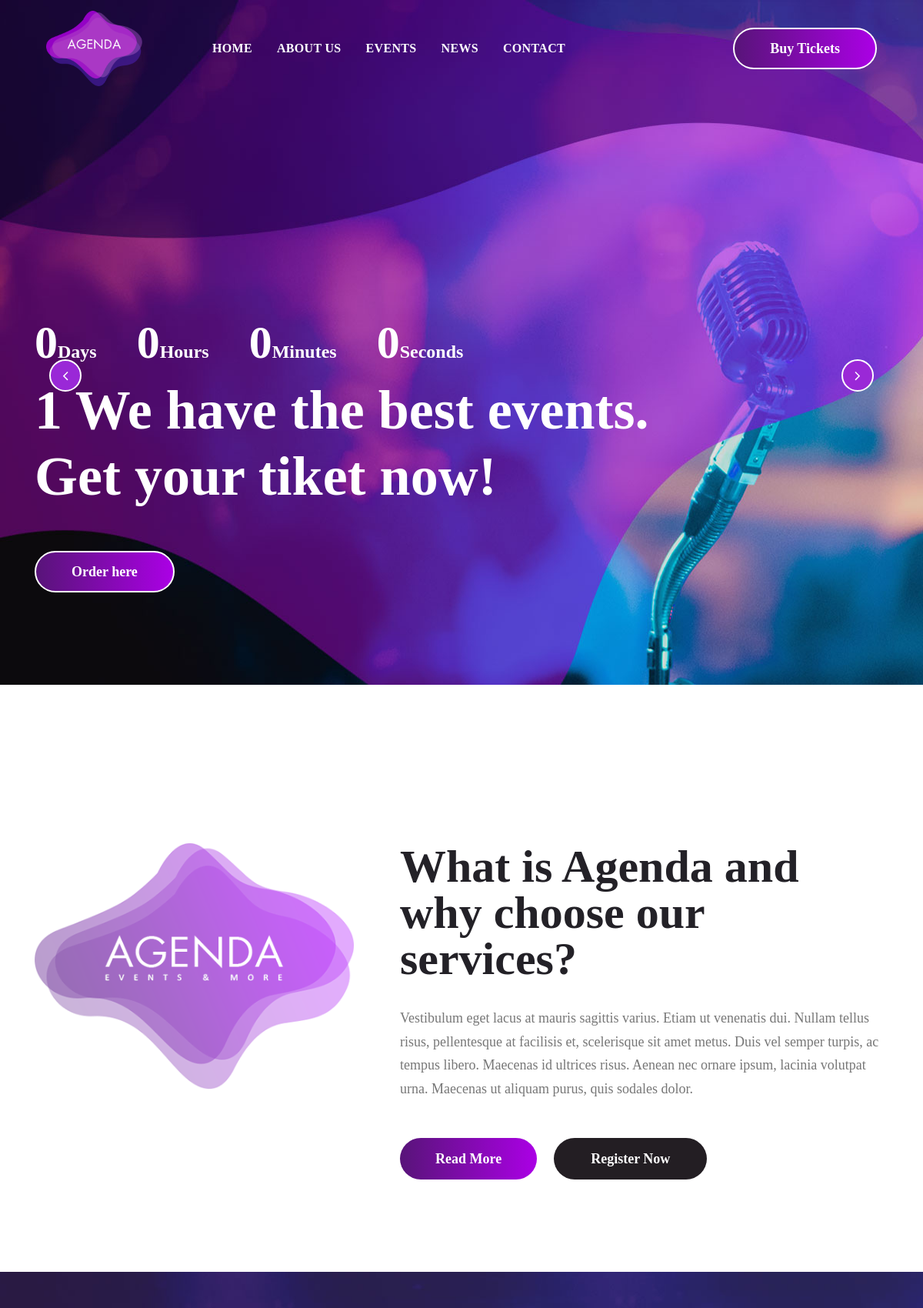
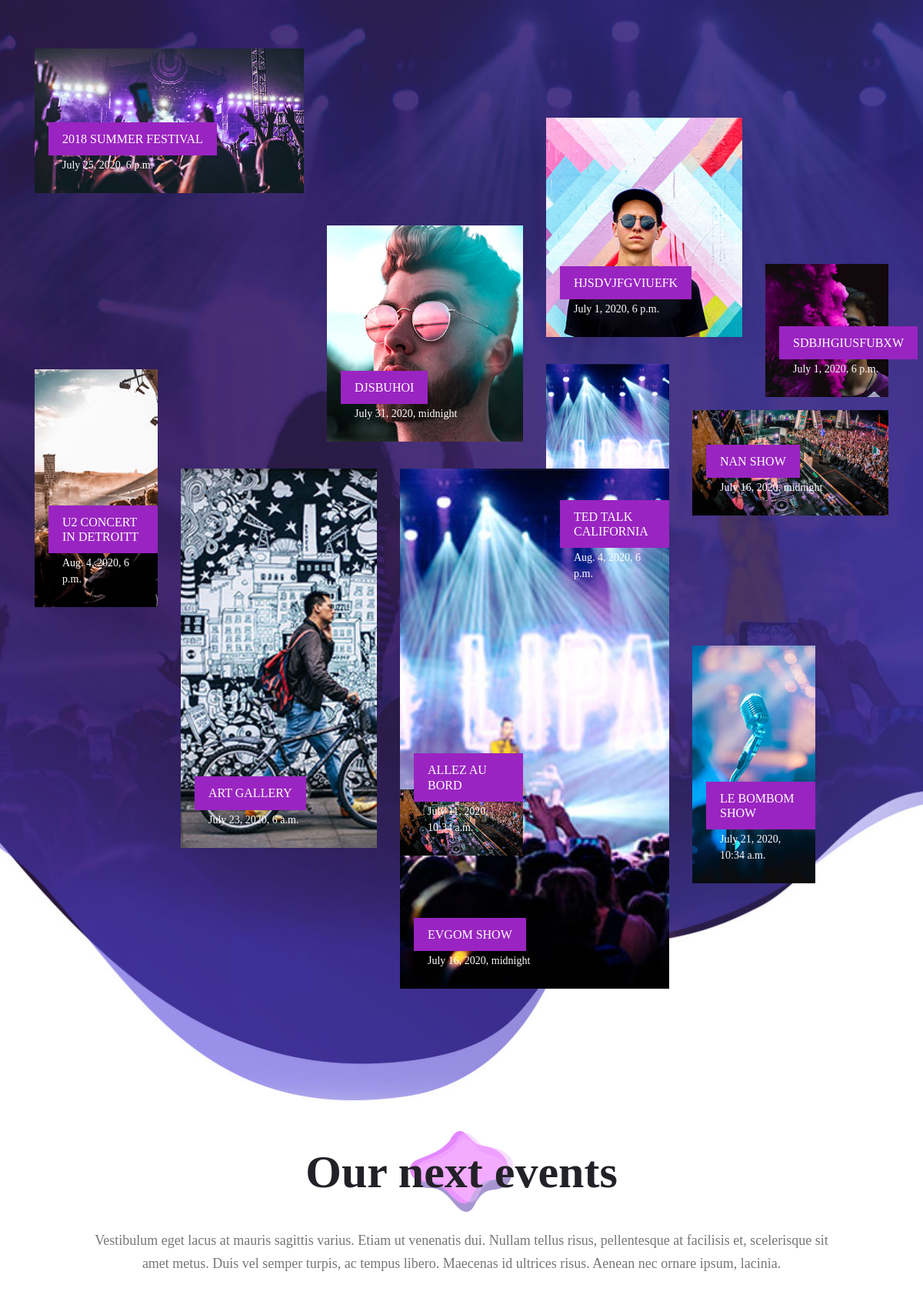
The page / (upper part) on the database its author committed (2 pictures, top to bottom).
### website/models.py (models this page shows, shortened)
class Siteinfo(models.Model):
    slogan = models.CharField( max_length=255)
    logo_H = models.ImageField( upload_to='images/about')
    date_add = models.DateField(auto_now_add=True)
    date_update = models.DateField(auto_now_add=True)
    status = models.BooleanField(default=True)
    class Meta:
        verbose_name = "Siteinfo"
        verbose_name_plural = "Siteinfos"

class About(models.Model):
    titre = models.CharField( max_length=255)
    description = models.TextField()
    image = models.ImageField( upload_to='images/about')
    date_add = models.DateField(auto_now_add=True)
    date_update = models.DateField(auto_now_add=True)
    status = models.BooleanField(default=True)
    class Meta:
        verbose_name = "about"
        verbose_name_plural = "abouts"

### blog/models.py (models this page shows, shortened)
class Event(models.Model):
    titre = models.CharField(max_length=255)
    lieu =  models.ForeignKey(Lieu, on_delete=models.CASCADE, related_name='lieu_Event')
    date_start = models.DateTimeField()
    date_end = models.DateTimeField()
    prix = models.FloatField()
    description = models.TextField()
    organisateurs = models.TextField()
    tags = models.ManyToManyField(Tag)
    categorie = models.ForeignKey(Categorie, on_delete=models.CASCADE, related_name='categorie_Event')
    image = models.ImageField(upload_to='image/Event')
    date_add = models.DateField(auto_now=True)
    date_update = models.DateField(auto_now=True)
    status = models.BooleanField(default=True)
    class Meta:
        verbose_name = "Event"
        verbose_name_plural = "Events"

### website/views.py (the view)
# urls.py: path('', views.index, name='index'),
def index(request):
    siteinfo = models.Siteinfo.objects.filter(status=True).latest('date_update')
    about = models.About.objects.filter(status=True).latest('date_update')
    lieu = blog_models.Lieu.objects.filter(status=True)
    event = blog_models.Event.objects.filter(status=True)
    nky = event.filter(lieu__ville__icontains="new york")
    nextevent= event.filter(date_start__gt = str(timezone.now()))[:3]
    reseau_social = models.Reseau_social.objects.filter(status=True)
    partenaires = blog_models.Partner.objects.filter(status=True)
    datas = {
        "siteinfo":siteinfo,
        "about":about,
        "lieu":lieu,
        "reseau_social":reseau_social,
        "event":event[:11],
        "nextevent":nextevent,
        "nky":nky,
    }
    return render(request, 'pages/index.html', datas)

### templates/pages/index.html (shortened to what this page needs)
{% load static  %}
<!DOCTYPE html>
<html lang="en">
<head>
    <link rel="stylesheet" href="{% static 'css/bootstrap.min.css' %}">
    <link rel="stylesheet" href="{% static 'css/font-awesome.min.css' %}">
    <link rel="stylesheet" href="{% static 'css/swiper.min.css' %}">
    <link rel="stylesheet" href="{% static 'style.css' %}">
</head>
<body>
<header class="site-header">
    <div class="header-bar">
        <div class="container-fluid">
            <div class="row align-items-center">
                <div class="col-10 col-lg-2 order-lg-1">
                    <div class="site-branding">
                        <div class="site-title">
                            <a href="#"><img src="{{siteinfo.logo_H.url}}" alt="logo"></a>
                        </div>
                    </div>
                </div>
                <div class="col-2 col-lg-7 order-3 order-lg-2">
                    <nav class="site-navigation">
                        <ul>
                            <li><a href="{% url 'index' %}">Home</a></li>
                            <li><a href="{% url 'single-event' %}">About us</a></li>
                            <li><a href="{% url 'events' %}">Events</a></li>
                            <li><a href="{% url 'events-news' %}">News</a></li>
                            <li><a href="{% url 'contact' %}">Contact</a></li>
                        </ul>
                    </nav>
                </div>
                <div class="col-lg-3 d-none d-lg-block order-2 order-lg-3">
                    <div class="buy-tickets">
                        <a class="btn gradient-bg" href="#">Buy Tickets</a>
                    </div>
                </div>
            </div>
        </div>
    </div>
    <div class="swiper-container hero-slider">
        <div class="swiper-wrapper">
            <div class="swiper-slide" data-date="2018/05/01" style="background: url('{% static 'images/header-bg.jpg' %}') no-repeat">
                <div class="hero-content">
                    <div class="container">
                        <div class="row">
                            <div class="col flex flex-column justify-content-center">
                                <div class="entry-header">
                                    <div class="countdown flex align-items-center">
                                        <div class="countdown-holder flex align-items-baseline">
                                            <span class="dday"></span>
                                            <label>Days</label>
                                        </div>
                                        <div class="countdown-holder flex align-items-baseline">
                                            <span class="dhour"></span>
                                            <label>Hours</label>
                                        </div>
                                        <div class="countdown-holder flex align-items-baseline">
                                            <span class="dmin"></span>
                                            <label>Minutes</label>
                                        </div>
                                        <div class="countdown-holder flex align-items-baseline">
                                            <span class="dsec"></span>
                                            <label>Seconds</label>
                                        </div>
                                    </div>
                                    <h2 class="entry-title">1 We have the best events. <br>Get your tiket now!</h2>
                                </div>
                                <div class="entry-footer">
                                    <a class="btn gradient-bg" href="#">Order here</a>
                                </div>
                            </div>
                        </div>
                    </div>
                </div>
            </div>
        </div>
        <div class="swiper-pagination"></div>
        <div class="swiper-button-next flex justify-content-center align-items-center">
            <span><svg viewBox="0 0 1792 1792" xmlns="http://www.w3.org/2000/svg"><path d="M1171 960q0 13-10 23l-466 466q-10 10-23 10t-23-10l-50-50q-10-10-10-23t10-23l393-393-393-393q-10-10-10-23t10-23l50-50q10-10 23-10t23 10l466 466q10 10 10 23z"/></svg></span>
        </div>
        <div class="swiper-button-prev flex justify-content-center align-items-center">
            <span><svg viewBox="0 0 1792 1792" xmlns="http://www.w3.org/2000/svg"><path d="M1203 544q0 13-10 23l-393 393 393 393q10 10 10 23t-10 23l-50 50q-10 10-23 10t-23-10l-466-466q-10-10-10-23t10-23l466-466q10-10 23-10t23 10l50 50q10 10 10 23z"/></svg></span>
        </div>
    </div>
</header>
<div class="homepage-info-section">
    <div class="container">
        <div class="row">
            <div class="col-12 col-md-4 col-lg-5">
                <figure>
                    <img src="{{about.image.url}}" alt="logo">
                </figure>
            </div>
            <div class="col-12 col-md-8 col-lg-7">
                <header class="entry-header">
                    <h2 class="entry-title">{{about.titre}}</h2>
                </header>
                <div class="entry-content">
                    <p>{{about.description}} </p>
                </div>
                <footer class="entry-footer">
                    <a href="#" class="btn gradient-bg">Read More</a>
                    <a href="#" class="btn dark">Register Now</a>
                </footer>
            </div>
        </div>
    </div>
</div>
<div class="homepage-featured-events">
    <div class="container">
        <div class="row">
            <div class="col-12">
                <div class="featured-events-wrap flex flex-wrap justify-content-between">
                    {% for ev in event %}
                    <div class="event-content-wrap positioning-event-{{forloop.counter}} {% cycle 'half' '' %}">
                        <figure>
                            <a href="#"><img src="{{ev.image.url}}" alt="1"></a>
                        </figure>
                        <header class="entry-header">
                            <h3 class="entry-title">{{ev.titre}}</h3>
                            <div class="posted-date">{{ev.date_start}}</div>
                        </header>
                    </div>
                    {% endfor %}
                </div>
            </div>
        </div>
    </div>
</div>
<div class="homepage-next-events">
    <div class="container">
        <div class="row">
            <div class="next-events-section-header">
                <h2 class="entry-title">Our next events</h2>
                <p>Vestibulum eget lacus at mauris sagittis varius. Etiam ut venenatis dui. Nullam tellus risus, pellentesque at facilisis et, scelerisque sit amet metus. Duis vel semper turpis, ac tempus libero. Maecenas id ultrices risus. Aenean nec ornare ipsum, lacinia.</p>
            </div>
        </div>
        <div class="row">
        {% for element in nextevent %}
            <div class="col-12 col-sm-6 col-md-4">
            </div>
            {% endfor %}
    </div>
</div>
</body>
</html>

### rows shown on the page
Siteinfo: logo_H (picture)
About: image (picture), titre "What is Agenda and why choose our services?", description "Vestibulum eget lacus at mauris sagittis varius. Etiam ut venenatis dui. Nullam tellus risus, pellentesque at facilisis et, scelerisque sit amet metus. Duis vel semper turpis, ac tempus libero. Maecenas id ultrices risus. Aenean nec ornare ipsum, lacinia volutpat urna. Maecenas ut aliquam purus, quis sodales dolor."
Event: image (picture), titre "2018 SUMMER FESTIVAL", date_start "July 25, 2020, 6 p.m."
Event: image (picture), titre "DJSBUHOI", date_start "July 31, 2020, midnight"
Event: image (picture), titre "HJSDVJFGVIUEFK", date_start "July 1, 2020, 6 p.m."
Event: titre "SDBJHGIUSFUBXW", date_start "July 1, 2020, 6 p.m."
Event: image (picture), titre "U2 CONCERT IN DETROITT", date_start "Aug. 4, 2020, 6 p.m."
Event: titre "TED TALK CALIFORNIA", date_start "Aug. 4, 2020, 6 p.m."
Event: image (picture), titre "ART GALLERY", date_start "July 23, 2020, 6 a.m."
Event: image (picture), titre "EVGOM SHOW", date_start "July 16, 2020, midnight"
Event: titre "NAN SHOW", date_start "July 16, 2020, midnight"
Event: image (picture), titre "LE BOMBOM SHOW", date_start "July 21, 2020, 10:34 a.m."
Event: image (picture), titre "ALLEZ AU BORD", date_start "July 11, 2020, 10:34 a.m."
